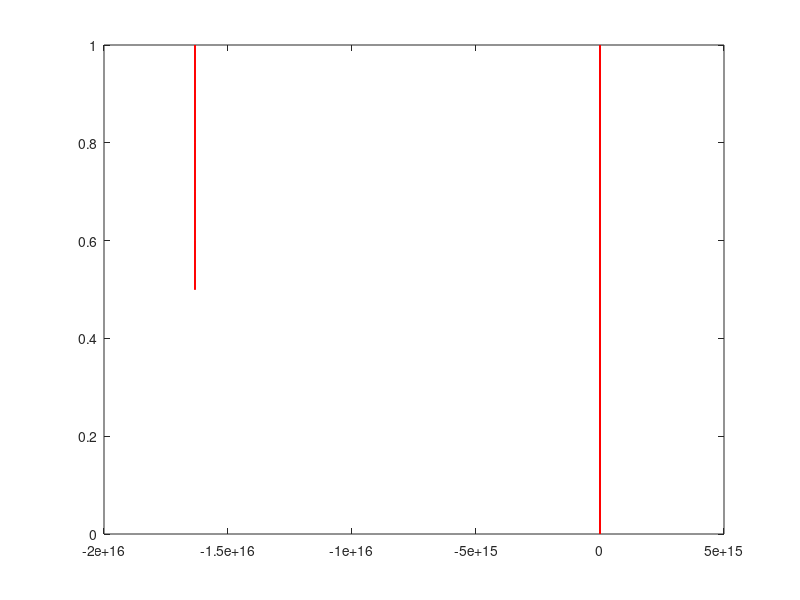

Recreate this plot in MATLAB.
clc;clear;

r=0:0.1:1; z=r; x=r*0;
[R,Z]=meshgrid(r,z); X=R*0+1;
%%
plot(R,Z,'k'); hold on;
plot(R',Z','k'); hold on;

%%
clc;

r=0.5:0.1:1; th=r*pi/2; x=r*0;
[R,TH]=meshgrid(r,th); X=R*0+1;
%
% X=R; Y=2-R./tan(TH);
X=2-R*tan(TH); Y=R;
plot(X,Y,'k'); hold on;
plot(X',Y','r'); hold on;

%%


clc;

z=0.0:0.1:1; th=[0.2:0.1:1]*pi/2/2;
[Z,TH]=meshgrid(z,th); 

X=(3-Z).*tan(TH); Y=Z;
plot(X,Y,'k'); hold on;
plot(X',Y','r'); hold on;
